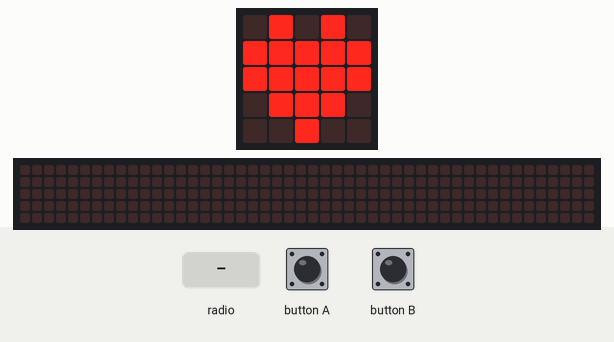
Simulated run of this program. Board: BBC micro:bit (MakeCode). Shown: the board's 5×5 LED display, a strip that is not on the board, showing the scrolling text unrolled. The test bench sets the inputs (shaded band). The 48×5 strip is a reading aid, not a part: it shows the text the display is scrolling, unrolled, one strip-width of it at a time.

Above: at 1.8 s.
1.9 s: radio message ":)" arrives
At 1.97 s:
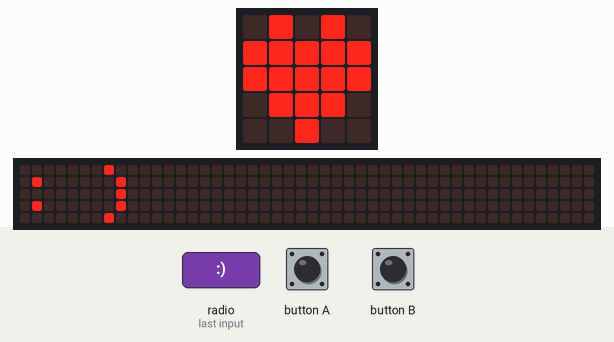
3.8 s: radio message ":(" arrives
At 4.75 s:
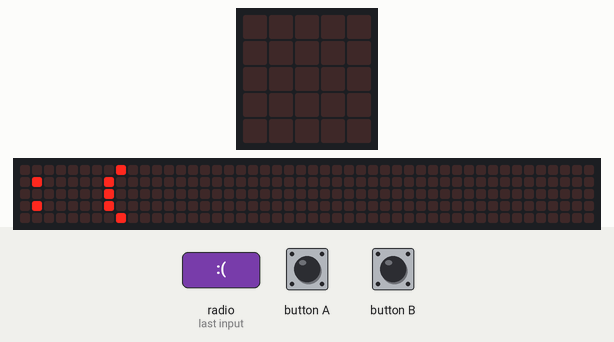
6.7 s: radio message ":)" arrives
At 9.6 s:
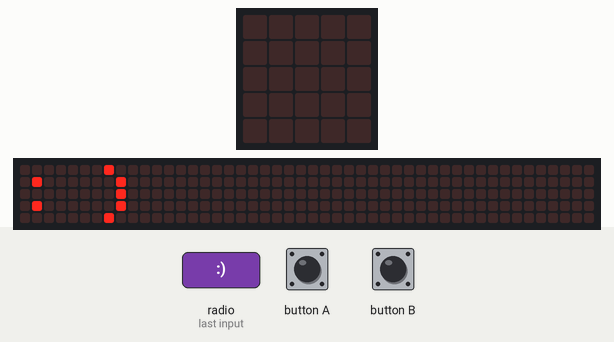
9.7 s: radio message ":(" arrives
At 10.37 s:
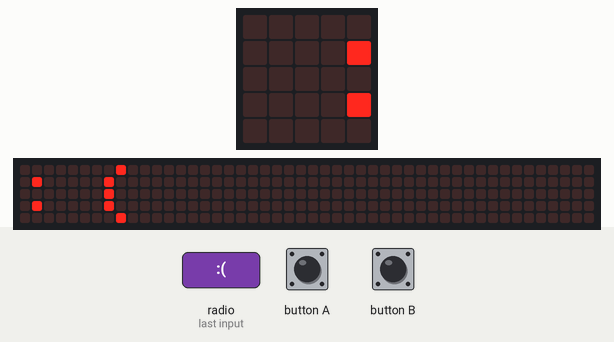
Timing chart, 0 to 12.7 s (numbered marks = the images above; inputs shaded):
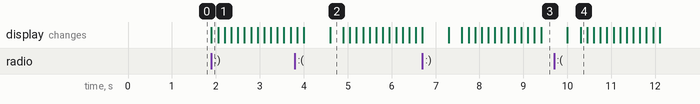

Measured:
- after the input at 1.9 s, the display: changes at once (image 1)
- after the input at 3.8 s, the display: first differs from a run without the input after 0.80 s (image 2)
- after the input at 6.7 s, the display: first differs from a run without the input after 0.60 s (image 3)
- after the input at 9.7 s, the display: first changes after 0.30 s (image 4 shows a later state)

The program:

main.ts
```typescript
input.onButtonPressed(Button.A, function () {
    radio.sendString(":)")
})
radio.onReceivedString(function (receivedString) {
    basic.showString(receivedString)
})
input.onButtonPressed(Button.B, function () {
    radio.sendString(":(")
})
radio.setGroup(1)
basic.showIcon(IconNames.Heart)
```

test.ts
```typescript
// mae profion yn mynd yma; ni chaiff ei grynhoi pan ddefnyddir y pecyn hwn fel estyniad.
```
